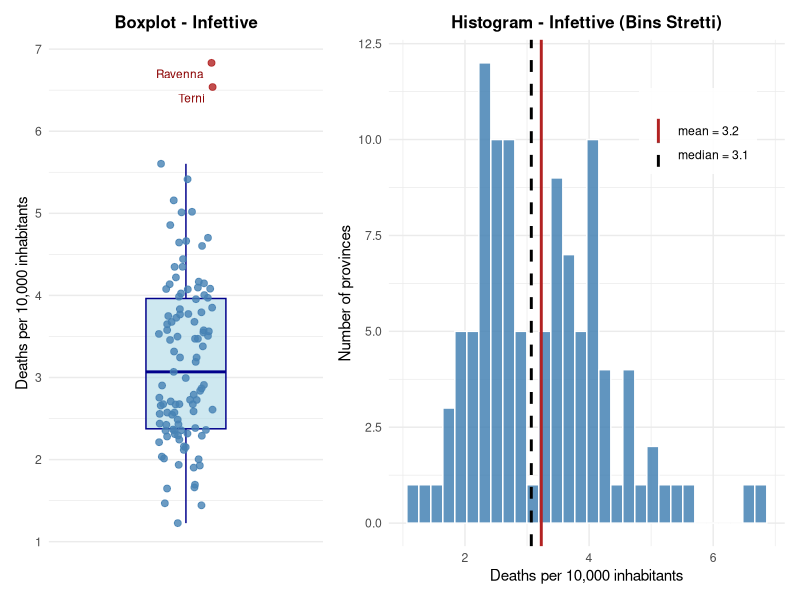
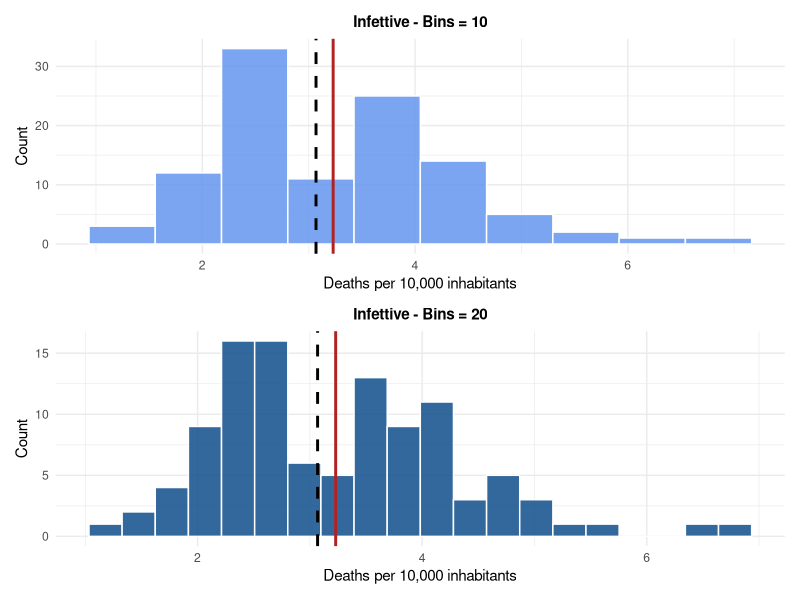
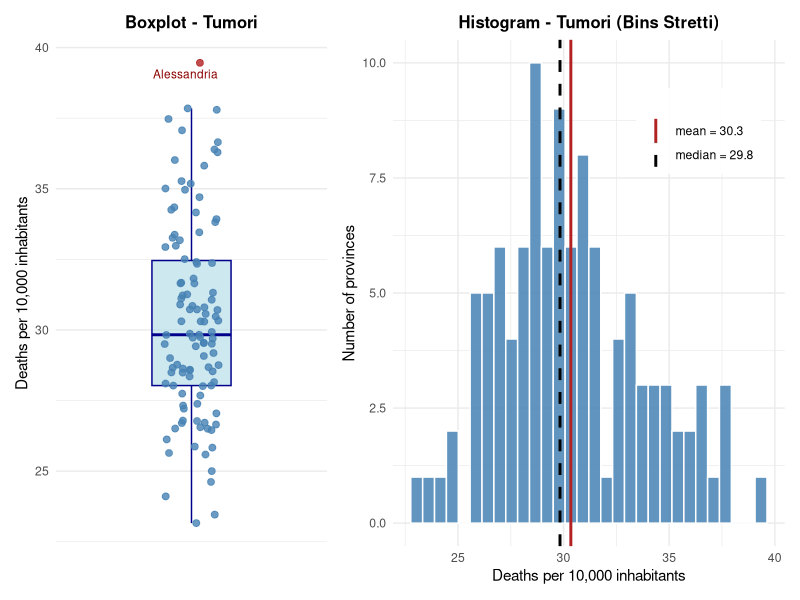
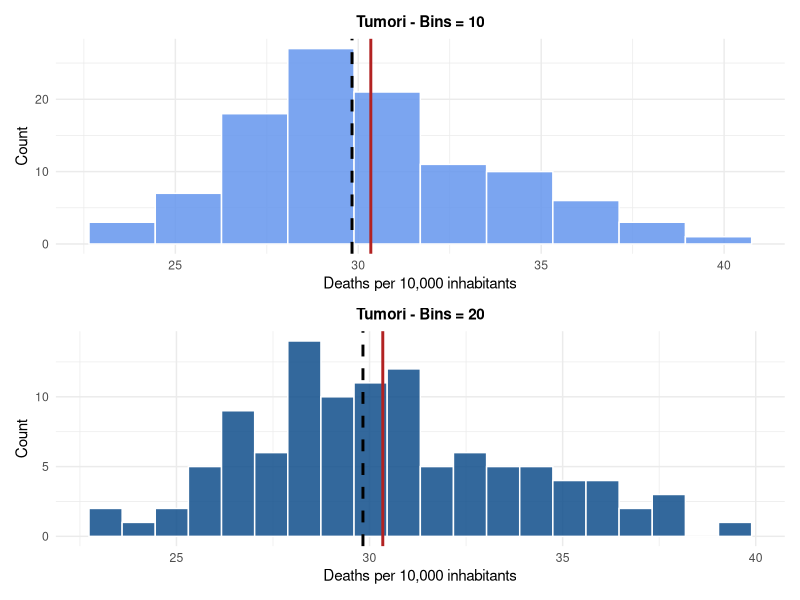
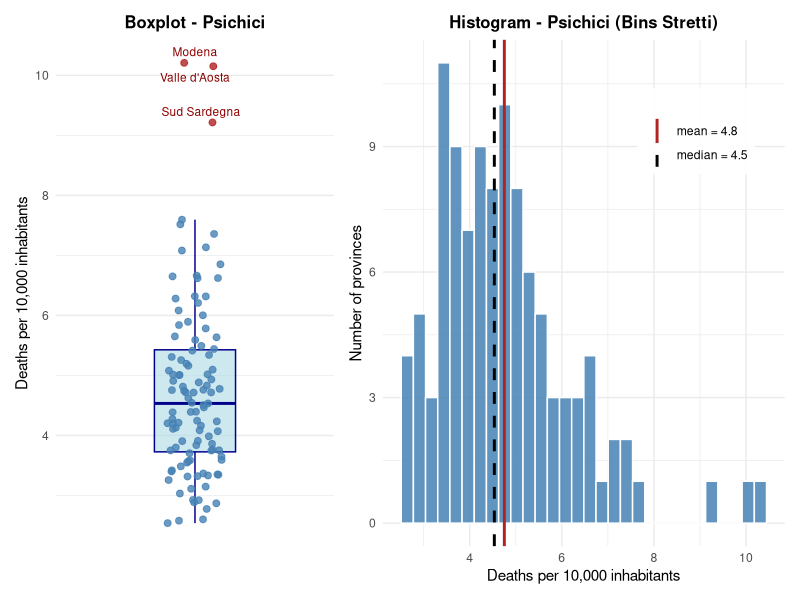
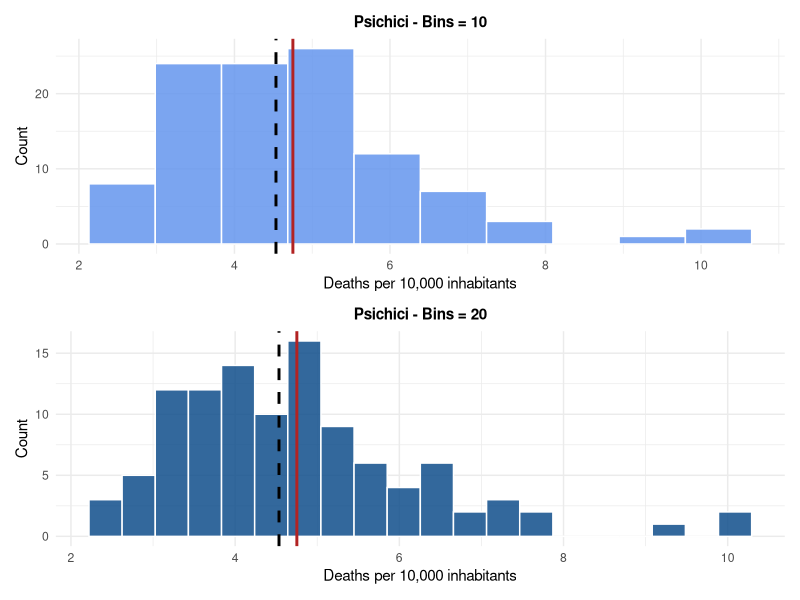
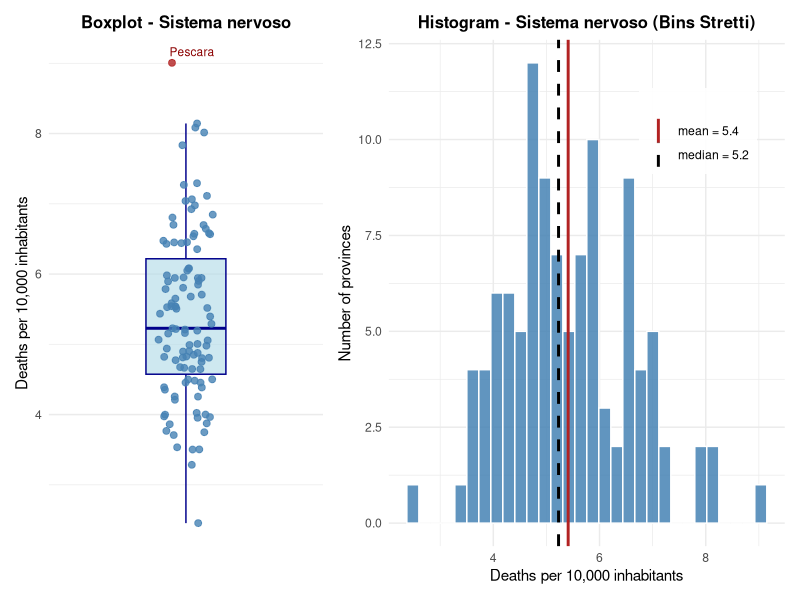
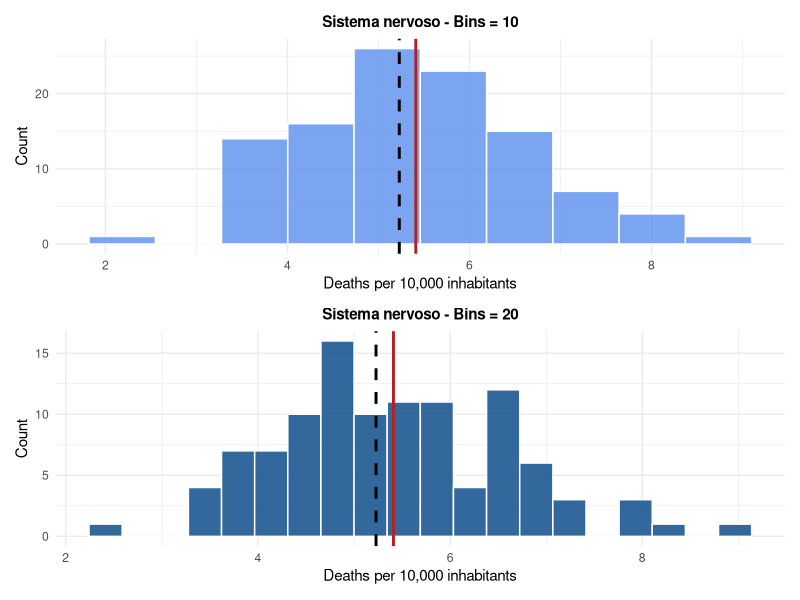

Write the R code that produced these figures, in order.
# ==============================================================================
# SCRIPT DEFINITIVO: 12 CAUSE - BOXPLOT CON TUTTE LE PROVINCE + 3 VARIANTI DI ISTOGRAMMI
# Working Directory: C:\Users\giuli\OneDrive - Università degli Studi di Milano\Desktop\STATISTICS\STATISTICS PROJECT\PROJECT\REPO\Statistics-Project\GIULIA
# ==============================================================================

# 1. Imposta la working directory
setwd("C:/Users/giuli/OneDrive - Università degli Studi di Milano/Desktop/STATISTICS/STATISTICS PROJECT/PROJECT/REPO/Statistics-Project/GIULIA")

# 2. Installa e carica automaticamente i pacchetti necessari (incluso ggrepel per le etichette pulite)
packages <- c("ggplot2", "dplyr", "patchwork", "ggrepel")
for (pkg in packages) {
  if (!require(pkg, character.only = TRUE)) {
    install.packages(pkg)
    library(pkg, character.only = TRUE)
  }
}

# 3. PULIZIA TOTALE: Cancella tutti i vecchi file nella cartella risultati per evitare duplicati
if (dir.exists("risultati")) {
  file.remove(list.files("risultati", full.names = TRUE))
}
dir.create("risultati", showWarnings = FALSE)

# 4. Carica i dati e prepara le cause
dati <- read.csv("dati_per_analisi.csv", check.names = FALSE)
colnames(dati) <- c("provincia", "causa", "decessi", "pil_tot", "popolazione", "pil_pc", "tasso")

# Assegna i nomi brevi alle 12 cause esattamente come nel tuo script iniziale
dati$causa_breve <- dati$causa
dati$causa_breve[dati$causa == "Alcune malattie infettive e parassitarie"] <- "Infettive"
dati$causa_breve[dati$causa == "Tumori"] <- "Tumori"
dati$causa_breve[dati$causa == "Malattie del sangue e degli organi ematopoietici ed alcuni disturbi del sistema immunitario"] <- "Sangue/immunitario"
dati$causa_breve[dati$causa == "Disturbi psichici e comportamentali"] <- "Psichici"
dati$causa_breve[dati$causa == "Malattie del sistema nervoso e degli organi di senso"] <- "Sistema nervoso"
dati$causa_breve[dati$causa == "Malattie del sistema circolatorio"] <- "Circolatorio"
dati$causa_breve[dati$causa == "Malattie del sistema respiratorio"] <- "Respiratorio"
dati$causa_breve[dati$causa == "Malattie del sistema osteomuscolare e del tessuto connettivo"] <- "Osteomuscolare"
dati$causa_breve[dati$causa == "Alcune condizioni morbose che hanno origine nel periodo perinatale"] <- "Perinatali"
dati$causa_breve[dati$causa == "Malformazioni congenite ed anomalie cromosomiche"] <- "Malformazioni"
dati$causa_breve[dati$causa == "Covid-19"] <- "Covid-19"
dati$causa_breve[dati$causa == "Cause esterne di traumatismo e avvelenamento"] <- "Cause esterne"

cause <- unique(dati$causa_breve)

# 5. Funzione per generare il report PDF a 2 pagine per ciascuna causa
genera_report_causa <- function(dati_completi, nome_causa) {
  
  df_causa <- dati_completi %>% filter(causa_breve == nome_causa)
  
  m_mean <- mean(df_causa$tasso, na.rm = TRUE)
  m_median <- median(df_causa$tasso, na.rm = TRUE)
  
  # Identificazione outlier per etichettarli
  stats_box <- boxplot.stats(df_causa$tasso)$stats
  lower_bound <- stats_box[1]
  upper_bound <- stats_box[5]
  
  df_causa <- df_causa %>%
    mutate(
      is_outlier = tasso < lower_bound | tasso > upper_bound,
      label_prov = ifelse(is_outlier, as.character(provincia), "")
    )
  
  nome_file_safe <- gsub("/", "_", nome_causa)
  
  # A. BOXPLOT ESTETICO: più stretto e con TUTTE le province rappresentate come punti
  p_box <- ggplot(df_causa, aes(x = "", y = tasso)) +
    geom_boxplot(fill = "lightblue", color = "darkblue", width = 0.35, 
                 outlier.shape = NA, alpha = 0.6) +
    geom_jitter(aes(color = is_outlier), width = 0.12, size = 2, alpha = 0.8) +
    scale_color_manual(values = c("FALSE" = "steelblue", "TRUE" = "firebrick"), guide = "none") +
    geom_text_repel(aes(label = label_prov), size = 3, color = "darkred", max.overlaps = 20) +
    labs(
      title = paste("Boxplot -", nome_causa),
      x = "",
      y = "Deaths per 10,000 inhabitants"
    ) +
    theme_minimal() +
    theme(
      plot.title = element_text(face = "bold", size = 12, hjust = 0.5),
      axis.text.x = element_blank(),
      axis.ticks.x = element_blank(),
      panel.grid.major.x = element_blank()
    )
  
  # B. ISTOGRAMMA CON BINS STRETTI (Pagina 1)
  p_hist_stretti <- ggplot(df_causa, aes(x = tasso)) +
    geom_histogram(bins = 30, fill = "steelblue", color = "white", alpha = 0.85) +
    geom_vline(aes(xintercept = m_mean, color = "mean"), linetype = "solid", linewidth = 1) +
    geom_vline(aes(xintercept = m_median, color = "median"), linetype = "dashed", linewidth = 1) +
    scale_color_manual(
      name = "", 
      values = c("mean" = "firebrick", "median" = "black"),
      labels = c(paste0("mean = ", round(m_mean, 1)), 
                 paste0("median = ", round(m_median, 1)))
    ) +
    labs(
      title = paste0("Histogram - ", nome_causa, " (Bins Stretti)"),
      x = "Deaths per 10,000 inhabitants",
      y = "Number of provinces"
    ) +
    theme_minimal() +
    theme(
      plot.title = element_text(face = "bold", size = 12, hjust = 0.5),
      legend.position = c(0.78, 0.82),
      legend.background = element_rect(fill = alpha("white", 0.9), color = NA)
    )
  
  # C. ALTRI DUE ISTOGRAMMI CON BINS DIVERSI: Bins = 10 e Bins = 20 (Pagina 2)
  p_hist_10 <- ggplot(df_causa, aes(x = tasso)) +
    geom_histogram(bins = 10, fill = "cornflowerblue", color = "white", alpha = 0.85) +
    geom_vline(xintercept = m_mean, color = "firebrick", linetype = "solid", linewidth = 1) +
    geom_vline(xintercept = m_median, color = "black", linetype = "dashed", linewidth = 1) +
    labs(title = paste0(nome_causa, " - Bins = 10"), x = "Deaths per 10,000 inhabitants", y = "Count") +
    theme_minimal() + theme(plot.title = element_text(face = "bold", size = 11, hjust = 0.5))
  
  p_hist_20 <- ggplot(df_causa, aes(x = tasso)) +
    geom_histogram(bins = 20, fill = "dodgerblue4", color = "white", alpha = 0.85) +
    geom_vline(xintercept = m_mean, color = "firebrick", linetype = "solid", linewidth = 1) +
    geom_vline(xintercept = m_median, color = "black", linetype = "dashed", linewidth = 1) +
    labs(title = paste0(nome_causa, " - Bins = 20"), x = "Deaths per 10,000 inhabitants", y = "Count") +
    theme_minimal() + theme(plot.title = element_text(face = "bold", size = 11, hjust = 0.5))
  
  # Creazione file PDF a 2 pagine nella cartella risultati
  pdf_path <- paste0("risultati/report_", nome_file_safe, ".pdf")
  pdf(pdf_path, width = 11, height = 6.5)
  
  # PAGINA 1: Boxplot con tutte le province + Istogramma a bins stretti
  pag1 <- (p_box | p_hist_stretti) + plot_layout(widths = c(0.9, 1.3))
  print(pag1)
  
  # PAGINA 2: Gli altri due istogrammi (bins 10 e bins 20)
  pag2 <- (p_hist_10 / p_hist_20)
  print(pag2)
  
  dev.off()
}

# 6. Esecuzione del ciclo per tutte le 12 cause
for (k in cause) {
  message(paste("Generazione report PDF per:", k))
  genera_report_causa(dati, k)
}

print("Fatto! Vecchi file eliminati. Generati con successo i report PDF per tutte le 12 cause.")
